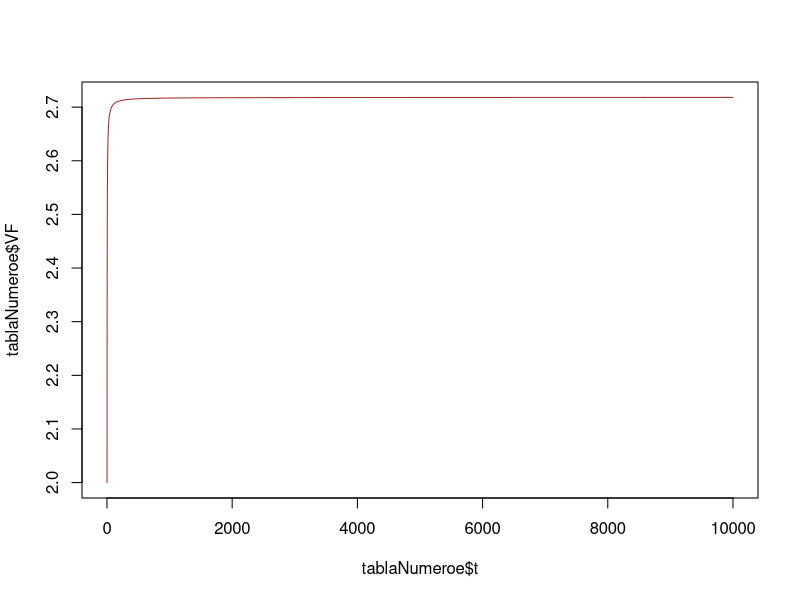

R code for this plot:
#Este es nuestro primer script de R en clase:
#Creamos un objeto númerico llamado a:
a=5
#Creamos un objeto númerico llamado A:
A=5
#Creamos un objeto númerico llamado A.2:
A.2=5
#Creamos un vector de números:
vector1=c(1,2,pi,10)
#Creamos un vector con una secuencia de números del 1 al 100,000:
t=1:100000
#Creamos una secuencia de números pero ahora se incrementan en 0.02 unidades:
t2=seq(from=1,to=10,by=0.02)
#Creamos un objeto con una sola cadena de texto:
objetoTexto1="UMSNH"
#Creamos un vector con cadenas de texto:
vectorTexto1=c("FCCA","UMSNH","2024")

#Creamos un objeto tipo data.frame con los cálculos del número e:
#Primero creamos los objetos que serán insumos para el cálculo de VF:
VA=1
i=1
nTotal=10000
t=1:nTotal
tablaNumeroe=data.frame(
                        t=t,
                        VF=VA*((1+(i/t))^t)
                        )
#Creamos un objeto tipo lista con la tabla del número e y algunos otros objetos:
objetolista1=list(
                  tablaE=tablaNumeroe,
                  valorActual=VA,
                  tasaInteres=i,
                  periodosSimulados=nTotal
                  )
#Ahora grafico los valores de la tabla del número e:

plot(x=tablaNumeroe$t,y=tablaNumeroe$VF,type="l",
     col="brown")

